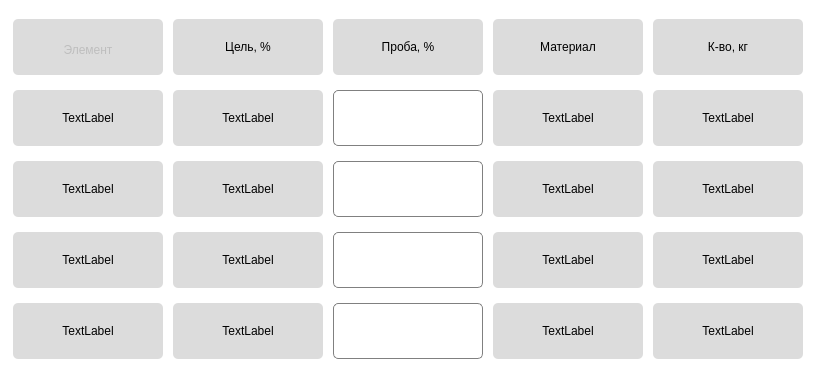
   <widget class="QWidget" name="Material_3" native="true">
    <property name="geometry">
     <rect>
      <x>300</x>
      <y>90</y>
      <width>821</width>
      <height>391</height>
     </rect>
    </property>
    <property name="styleSheet">
     <string notr="true">border-radius: 5px;
background-color: rgb(255, 255, 255);</string>
    </property>
    <widget class="QWidget" name="horizontalLayoutWidget_14">
     <property name="geometry">
      <rect>
       <x>9</x>
       <y>10</y>
       <width>801</width>
       <height>361</height>
      </rect>
     </property>
     <layout class="QHBoxLayout" name="horizontalLayout_14">
      <item>
       <layout class="QVBoxLayout" name="ElHor1_14">
        <item>
         <widget class="QLabel" name="ElHor1Ver1_7">
          <property name="enabled">
           <bool>false</bool>
          </property>
          <property name="minimumSize">
           <size>
            <width>150</width>
            <height>56</height>
           </size>
          </property>
          <property name="maximumSize">
           <size>
            <width>150</width>
            <height>56</height>
           </size>
          </property>
          <property name="layoutDirection">
           <enum>Qt::LeftToRight</enum>
          </property>
          <property name="styleSheet">
           <string notr="true">background-color: rgb(220, 220, 220);
Radius: 10px;
Padding:16px, 10px, 16px, 10px</string>
          </property>
          <property name="text">
           <string>Элемент</string>
          </property>
          <property name="alignment">
           <set>Qt::AlignCenter</set>
          </property>
         </widget>
        </item>
        <item>
         <widget class="QLabel" name="label_265">
          <property name="minimumSize">
           <size>
            <width>150</width>
            <height>56</height>
           </size>
          </property>
          <property name="maximumSize">
           <size>
            <width>150</width>
            <height>56</height>
           </size>
          </property>
          <property name="layoutDirection">
           <enum>Qt::LeftToRight</enum>
          </property>
          <property name="styleSheet">
           <string notr="true">background-color: rgb(220, 220, 220);
border-radius: 5%</string>
          </property>
          <property name="text">
           <string>TextLabel</string>
          </property>
          <property name="alignment">
           <set>Qt::AlignCenter</set>
          </property>
         </widget>
        </item>
        <item>
         <widget class="QLabel" name="label_266">
          <property name="maximumSize">
           <size>
            <width>150</width>
            <height>56</height>
           </size>
          </property>
          <property name="layoutDirection">
           <enum>Qt::LeftToRight</enum>
          </property>
          <property name="styleSheet">
           <string notr="true">background-color: rgb(220, 220, 220);
border-radius: 5%</string>
          </property>
          <property name="text">
           <string>TextLabel</string>
          </property>
          <property name="alignment">
           <set>Qt::AlignCenter</set>
          </property>
         </widget>
        </item>
        <item>
         <widget class="QLabel" name="label_267">
          <property name="maximumSize">
           <size>
            <width>150</width>
            <height>56</height>
           </size>
          </property>
          <property name="layoutDirection">
           <enum>Qt::LeftToRight</enum>
          </property>
          <property name="styleSheet">
           <string notr="true">background-color: rgb(220, 220, 220);
border-radius: 5%</string>
          </property>
          <property name="text">
           <string>TextLabel</string>
          </property>
          <property name="alignment">
           <set>Qt::AlignCenter</set>
          </property>
         </widget>
        </item>
        <item>
         <widget class="QLabel" name="label_268">
          <property name="maximumSize">
           <size>
            <width>150</width>
            <height>56</height>
           </size>
          </property>
          <property name="layoutDirection">
           <enum>Qt::LeftToRight</enum>
          </property>
          <property name="styleSheet">
           <string notr="true">background-color: rgb(220, 220, 220);
border-radius: 5%</string>
          </property>
          <property name="text">
           <string>TextLabel</string>
          </property>
          <property name="alignment">
           <set>Qt::AlignCenter</set>
          </property>
         </widget>
        </item>
       </layout>
      </item>
      <item>
       <layout class="QVBoxLayout" name="TrHor2_14">
        <item>
         <widget class="QLabel" name="TrHor2Ver1_7">
          <property name="minimumSize">
           <size>
            <width>150</width>
            <height>0</height>
           </size>
          </property>
          <property name="maximumSize">
           <size>
            <width>150</width>
            <height>56</height>
           </size>
          </property>
          <property name="layoutDirection">
           <enum>Qt::LeftToRight</enum>
          </property>
          <property name="styleSheet">
           <string notr="true">background-color: rgb(220, 220, 220);
border-radius: 5%</string>
          </property>
          <property name="text">
           <string>Цель, %</string>
          </property>
          <property name="alignment">
           <set>Qt::AlignCenter</set>
          </property>
         </widget>
        </item>
        <item>
         <widget class="QLabel" name="label_269">
          <property name="maximumSize">
           <size>
            <width>150</width>
            <height>56</height>
           </size>
          </property>
          <property name="layoutDirection">
           <enum>Qt::LeftToRight</enum>
          </property>
          <property name="styleSheet">
           <string notr="true">background-color: rgb(220, 220, 220);
border-radius: 5%</string>
          </property>
          <property name="text">
           <string>TextLabel</string>
          </property>
          <property name="alignment">
           <set>Qt::AlignCenter</set>
          </property>
         </widget>
        </item>
        <item>
         <widget class="QLabel" name="label_270">
          <property name="maximumSize">
           <size>
            <width>150</width>
            <height>56</height>
           </size>
          </property>
          <property name="layoutDirection">
           <enum>Qt::LeftToRight</enum>
          </property>
          <property name="styleSheet">
           <string notr="true">background-color: rgb(220, 220, 220);
border-radius: 5%</string>
          </property>
          <property name="text">
           <string>TextLabel</string>
          </property>
          <property name="alignment">
           <set>Qt::AlignCenter</set>
          </property>
         </widget>
        </item>
        <item>
         <widget class="QLabel" name="label_271">
          <property name="maximumSize">
           <size>
            <width>150</width>
            <height>56</height>
           </size>
          </property>
          <property name="layoutDirection">
           <enum>Qt::LeftToRight</enum>
          </property>
          <property name="styleSheet">
           <string notr="true">background-color: rgb(220, 220, 220);
border-radius: 5%</string>
          </property>
          <property name="text">
           <string>TextLabel</string>
          </property>
          <property name="alignment">
           <set>Qt::AlignCenter</set>
          </property>
         </widget>
        </item>
        <item>
         <widget class="QLabel" name="label_272">
          <property name="maximumSize">
           <size>
            <width>150</width>
            <height>56</height>
           </size>
          </property>
          <property name="layoutDirection">
           <enum>Qt::LeftToRight</enum>
          </property>
          <property name="styleSheet">
           <string notr="true">background-color: rgb(220, 220, 220);
border-radius: 5%</string>
          </property>
          <property name="text">
           <string>TextLabel</string>
          </property>
          <property name="alignment">
           <set>Qt::AlignCenter</set>
          </property>
         </widget>
        </item>
       </layout>
      </item>
      <item>
       <layout class="QVBoxLayout" name="SmHor3_14">
        <item>
         <widget class="QLabel" name="SmHor3Ver1_7">
          <property name="sizePolicy">
           <sizepolicy hsizetype="Ignored" vsizetype="Ignored">
            <horstretch>150</horstretch>
            <verstretch>151</verstretch>
           </sizepolicy>
          </property>
          <property name="minimumSize">
           <size>
            <width>150</width>
            <height>0</height>
           </size>
          </property>
          <property name="maximumSize">
           <size>
            <width>150</width>
            <height>56</height>
           </size>
          </property>
          <property name="styleSheet">
           <string notr="true">background-color: rgb(220, 220, 220);
border-radius: 5%</string>
          </property>
          <property name="text">
           <string>Проба, %</string>
          </property>
          <property name="alignment">
           <set>Qt::AlignCenter</set>
          </property>
         </widget>
        </item>
        <item>
         <widget class="QLineEdit" name="lineEdit_74">
          <property name="enabled">
           <bool>true</bool>
          </property>
          <property name="minimumSize">
           <size>
            <width>150</width>
            <height>0</height>
           </size>
          </property>
          <property name="maximumSize">
           <size>
            <width>150</width>
            <height>56</height>
           </size>
          </property>
          <property name="styleSheet">
           <string notr="true">border: 1px solid gray;
border-radius: 5%</string>
          </property>
         </widget>
        </item>
        <item>
         <widget class="QLineEdit" name="lineEdit_75">
          <property name="enabled">
           <bool>true</bool>
          </property>
          <property name="minimumSize">
           <size>
            <width>150</width>
            <height>0</height>
           </size>
          </property>
          <property name="maximumSize">
           <size>
            <width>150</width>
            <height>56</height>
           </size>
          </property>
          <property name="styleSheet">
           <string notr="true">border: 1px solid gray;
border-radius: 5%</string>
          </property>
         </widget>
        </item>
        <item>
         <widget class="QLineEdit" name="lineEdit_76">
          <property name="enabled">
           <bool>true</bool>
          </property>
          <property name="minimumSize">
           <size>
            <width>150</width>
            <height>0</height>
           </size>
          </property>
          <property name="maximumSize">
           <size>
            <width>150</width>
            <height>56</height>
           </size>
          </property>
          <property name="styleSheet">
           <string notr="true">border: 1px solid gray;
border-radius: 5%</string>
          </property>
         </widget>
        </item>
        <item>
         <widget class="QLineEdit" name="lineEdit_77">
          <property name="enabled">
           <bool>true</bool>
          </property>
          <property name="minimumSize">
           <size>
            <width>150</width>
            <height>0</height>
           </size>
          </property>
          <property name="maximumSize">
           <size>
            <width>150</width>
            <height>56</height>
           </size>
          </property>
          <property name="styleSheet">
           <string notr="true">border: 1px solid gray;
border-radius: 5%</string>
          </property>
         </widget>
        </item>
       </layout>
      </item>
      <item>
       <layout class="QVBoxLayout" name="MtHor4_7">
        <item>
         <widget class="QLabel" name="MtHor4Ver1_7">
          <property name="minimumSize">
           <size>
            <width>150</width>
            <height>0</height>
           </size>
          </property>
          <property name="maximumSize">
           <size>
            <width>150</width>
            <height>56</height>
           </size>
          </property>
          <property name="layoutDirection">
           <enum>Qt::LeftToRight</enum>
          </property>
          <property name="styleSheet">
           <string notr="true">background-color: rgb(220, 220, 220);
border-radius: 5%</string>
          </property>
          <property name="text">
           <string>Материал</string>
          </property>
          <property name="alignment">
           <set>Qt::AlignCenter</set>
          </property>
         </widget>
        </item>
        <item>
         <widget class="QLabel" name="label_273">
          <property name="maximumSize">
           <size>
            <width>150</width>
            <height>56</height>
           </size>
          </property>
          <property name="layoutDirection">
           <enum>Qt::LeftToRight</enum>
          </property>
          <property name="styleSheet">
           <string notr="true">background-color: rgb(220, 220, 220);
border-radius: 5%</string>
          </property>
          <property name="text">
           <string>TextLabel</string>
          </property>
          <property name="alignment">
           <set>Qt::AlignCenter</set>
          </property>
         </widget>
        </item>
        <item>
         <widget class="QLabel" name="label_274">
          <property name="maximumSize">
           <size>
            <width>150</width>
            <height>56</height>
           </size>
          </property>
          <property name="layoutDirection">
           <enum>Qt::LeftToRight</enum>
          </property>
          <property name="styleSheet">
           <string notr="true">background-color: rgb(220, 220, 220);
border-radius: 5%</string>
          </property>
          <property name="text">
           <string>TextLabel</string>
          </property>
          <property name="alignment">
           <set>Qt::AlignCenter</set>
          </property>
         </widget>
        </item>
        <item>
         <widget class="QLabel" name="label_275">
          <property name="maximumSize">
           <size>
            <width>150</width>
            <height>56</height>
           </size>
          </property>
          <property name="layoutDirection">
           <enum>Qt::LeftToRight</enum>
          </property>
          <property name="styleSheet">
           <string notr="true">background-color: rgb(220, 220, 220);
border-radius: 5%</string>
          </property>
          <property name="text">
           <string>TextLabel</string>
          </property>
          <property name="alignment">
           <set>Qt::AlignCenter</set>
          </property>
         </widget>
        </item>
        <item>
         <widget class="QLabel" name="label_276">
          <property name="maximumSize">
           <size>
            <width>150</width>
            <height>56</height>
           </size>
          </property>
          <property name="layoutDirection">
           <enum>Qt::LeftToRight</enum>
          </property>
          <property name="styleSheet">
           <string notr="true">background-color: rgb(220, 220, 220);
border-radius: 5%</string>
          </property>
          <property name="text">
           <string>TextLabel</string>
          </property>
          <property name="alignment">
           <set>Qt::AlignCenter</set>
          </property>
         </widget>
        </item>
       </layout>
      </item>
      <item>
       <layout class="QVBoxLayout" name="KgHor5_7">
        <item>
         <widget class="QLabel" name="KgHor5Ver1_7">
          <property name="minimumSize">
           <size>
            <width>150</width>
            <height>0</height>
           </size>
          </property>
          <property name="maximumSize">
           <size>
            <width>150</width>
            <height>56</height>
           </size>
          </property>
          <property name="layoutDirection">
           <enum>Qt::LeftToRight</enum>
          </property>
          <property name="styleSheet">
           <string notr="true">background-color: rgb(220, 220, 220);
border-radius: 5%</string>
          </property>
          <property name="text">
           <string>К-во, кг</string>
          </property>
          <property name="alignment">
           <set>Qt::AlignCenter</set>
          </property>
         </widget>
        </item>
        <item>
         <widget class="QLabel" name="label_277">
          <property name="maximumSize">
           <size>
            <width>150</width>
            <height>56</height>
           </size>
          </property>
          <property name="layoutDirection">
           <enum>Qt::LeftToRight</enum>
          </property>
          <property name="styleSheet">
           <string notr="true">background-color: rgb(220, 220, 220);
border-radius: 5%</string>
          </property>
          <property name="text">
           <string>TextLabel</string>
          </property>
          <property name="alignment">
           <set>Qt::AlignCenter</set>
          </property>
         </widget>
        </item>
        <item>
         <widget class="QLabel" name="label_278">
          <property name="maximumSize">
           <size>
            <width>150</width>
            <height>56</height>
           </size>
          </property>
          <property name="layoutDirection">
           <enum>Qt::LeftToRight</enum>
          </property>
          <property name="styleSheet">
           <string notr="true">background-color: rgb(220, 220, 220);
border-radius: 5%</string>
          </property>
          <property name="text">
           <string>TextLabel</string>
          </property>
          <property name="alignment">
           <set>Qt::AlignCenter</set>
          </property>
         </widget>
        </item>
        <item>
         <widget class="QLabel" name="label_279">
          <property name="maximumSize">
           <size>
            <width>150</width>
            <height>56</height>
           </size>
          </property>
          <property name="layoutDirection">
           <enum>Qt::LeftToRight</enum>
          </property>
          <property name="styleSheet">
           <string notr="true">background-color: rgb(220, 220, 220);
border-radius: 5%</string>
          </property>
          <property name="text">
           <string>TextLabel</string>
          </property>
          <property name="alignment">
           <set>Qt::AlignCenter</set>
          </property>
         </widget>
        </item>
        <item>
         <widget class="QLabel" name="label_280">
          <property name="maximumSize">
           <size>
            <width>150</width>
            <height>56</height>
           </size>
          </property>
          <property name="layoutDirection">
           <enum>Qt::LeftToRight</enum>
          </property>
          <property name="styleSheet">
           <string notr="true">background-color: rgb(220, 220, 220);
border-radius: 5%</string>
          </property>
          <property name="text">
           <string>TextLabel</string>
          </property>
          <property name="alignment">
           <set>Qt::AlignCenter</set>
          </property>
         </widget>
        </item>
       </layout>
      </item>
     </layout>
    </widget>
   </widget>
